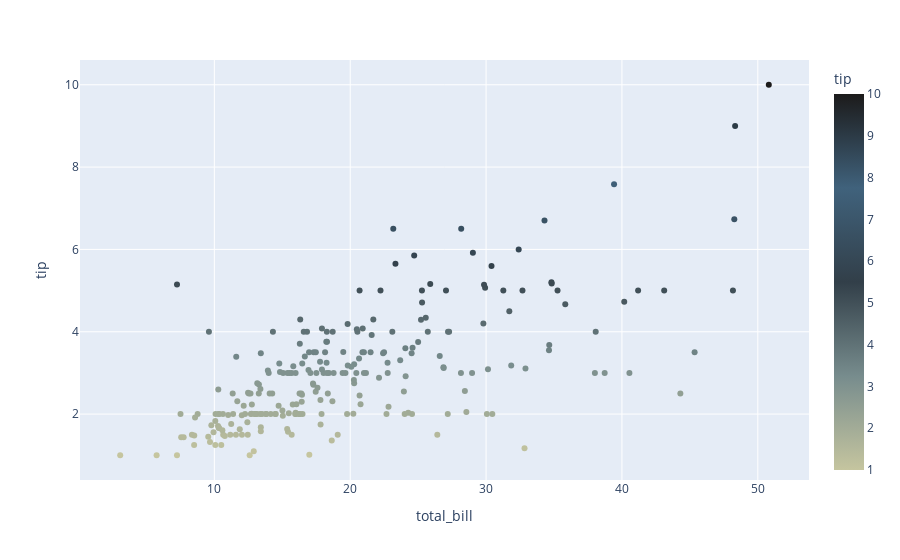

The cell this chart's notebook holds for it:
### Markdown cell above
`plotly` generally uses arguments to the `color_discrete_sequence` or `color_continuous_scale` in order to specify colormaps. By default, `plotly` handles a lot of the backend colormaps parsing on its own, so simply pluggin in the `palette.plotly` colormap available into either field will suffice

### Code cell
# reuse same dataset as `seaborn` example for a continuous color scale
# apply colormap to `color_continuous_scale`
fig = px.scatter(tips, x="total_bill", y="tip", color="tip", color_continuous_scale=vg.plotly)
fig.show()

### Figure 1 — Plotly figure (JSON) as saved in the notebook; plotly's stock layout.template omitted (floating-point values rounded to 4 significant figures; data arrays with more than 128 entries replaced by an {"elided": "..."} marker saying what was removed)
{"data": [{"hovertemplate": "total_bill=%{x}<br>tip=%{marker.color}<extra></extra>", "legendgroup": "", "marker": {"color": {"elided": "244 float values"}, "coloraxis": "coloraxis", "symbol": "circle"}, "mode": "markers", "name": "", "orientation": "v", "showlegend": false, "type": "scatter", "x": {"elided": "244 float values"}, "xaxis": "x", "y": {"elided": "244 float values"}, "yaxis": "y"}], "layout": {"coloraxis": {"colorbar": {"title": {"text": "tip"}}, "colorscale": [[0, "#c5c59f"], [0.25, "#778c8d"], [0.5, "#323f49"], [0.75, "#40627c"], [1, "#1c1b1b"]]}, "legend": {"tracegroupgap": 0}, "margin": {"t": 60}, "xaxis": {"anchor": "y", "domain": [0, 1], "title": {"text": "total_bill"}}, "yaxis": {"anchor": "x", "domain": [0, 1], "title": {"text": "tip"}}}}
